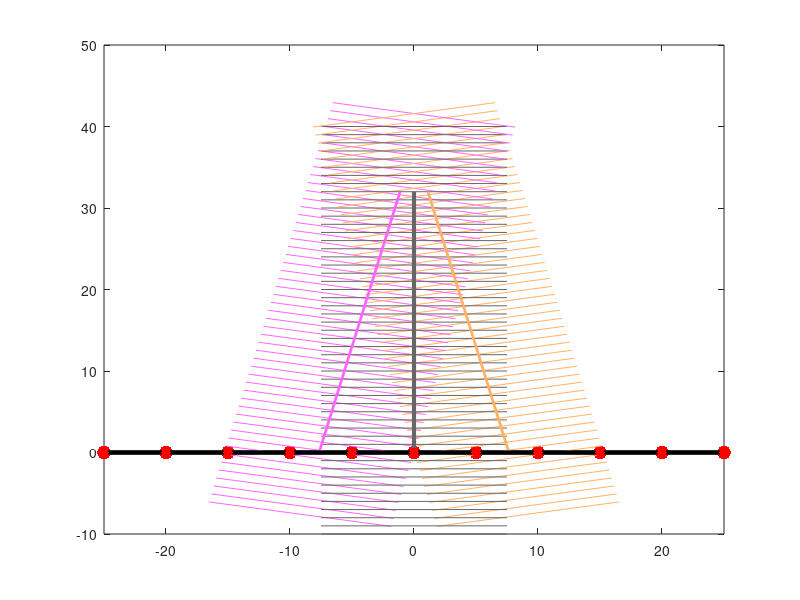

Source code (MATLAB):
% CTFDemo16c
%  wave illustration

d=5;
nd=5;
zLMin=-10;
zLMax=40;
w=d*nd;
theta=asin(1/d);
c=cos(theta);
s=1/d;
R=[c s; -s c];


figure(1)
xs=[-w w];
plot(xs,[0 0],'k-','linewidth',3);
hold on;
xds=[-nd*d:d:nd*d];
plot(xds,0*xds,'r.','markersize',30);

xs1=.1*xs;
lx=d*1.5;
% lx=d*3;
line=[-lx lx ; 0 0];
shft=[lx lx ; 0 0]*1;
% shft=[lx lx ; 0 0]*0;
cc0=.4;
cc=.4;  % color constant
cc2=mean([1 cc]);
colors=[cc0 cc0 cc0; 1 cc 1; 1 cc2 cc];
for zL=zLMin:zLMax
    p0=line+[0 0; zL zL];
%     p90=line+[0 0; zL+.25 zL+.25];
    p90=line+[0 0; zL+.75 zL+.75];  % correct: phase is advanced
    
    p1=R*(p90-shft);
    p2=inv(R)*(p90+shft);
    plot(p0(1,:),p0(2,:),'-','color',colors(1,:));
       plot(p1(1,:),p1(2,:),'-','color',colors(2,:));
    plot(p2(1,:),p2(2,:),'-','color',colors(3,:));
end;
zMaxFrac=.8;
lines=[0 0; 0 zLMax*zMaxFrac];
lines0=[0 0; -(s)*shft(1,1) (zLMax*zMaxFrac-s*shft(1,1))/c];
% lines=[0 0; zLMin*.1 zLMax*.3];
lines(:,:,2)=(R)*(lines0-shft);
lines(:,:,3)=inv(R)*(lines0+shft);
widths=[3 2 2];
for i=1:3
    plot(lines(1,:,i),lines(2,:,i),'-','color',colors(i,:),'linewidth',widths(i));
end;
plot(xs,[0 0],'k-','linewidth',3);
plot(xds,0*xds,'r.','markersize',20);
% plot(0,38,'ko','markersize',70,'color',[.5 .5 1]);
axis([-w w -10 50]);
% axis([-w/2 w/2 -5 25]);
hold off;

    



return

n=1024;
ny=128;
sz=[n ny n];

lambda=8;
a=.1;
a0=1;
ctr=sz/2+1;
cx=n/2+1;
cy=ny/2+1;

% Basic waves
[X,Y,Z]=ndgrid(-n/2:n/2-1,-ny/2:ny/2-1,1:n);

m=exp(1i*2*pi*Z/lambda);

R=sqrt(X.^2+Y.^2+Z.^2);
Rn=R;
Rn(R<1)=1;
s=1i*exp(1i*2*pi*R/lambda)./Rn;

figure(1);
SetComplex;


%%
i=0;
% for i=0:200
% imags(X(:,1),Y(1,:),abs(m+s*a).^2);
z=cx+i;
% figure(1);
psi=a*s+a0*m;
A=real(conj(m).*psi);
Af=GaussFilt(A,.01);
% imacx(a*s+a0*m);

% figure(2);
% pause(0.1);
% I=squeeze(sqrt(abs(a*s+a0*m).^2)-a0);
% If=GaussFilt(I,.02);
%%
imags(Af(:,cy,:));
% plot((A(:,cx,cx+i)-1));
% axis([0 inf -.5 .5]);
drawnow;
% end;

